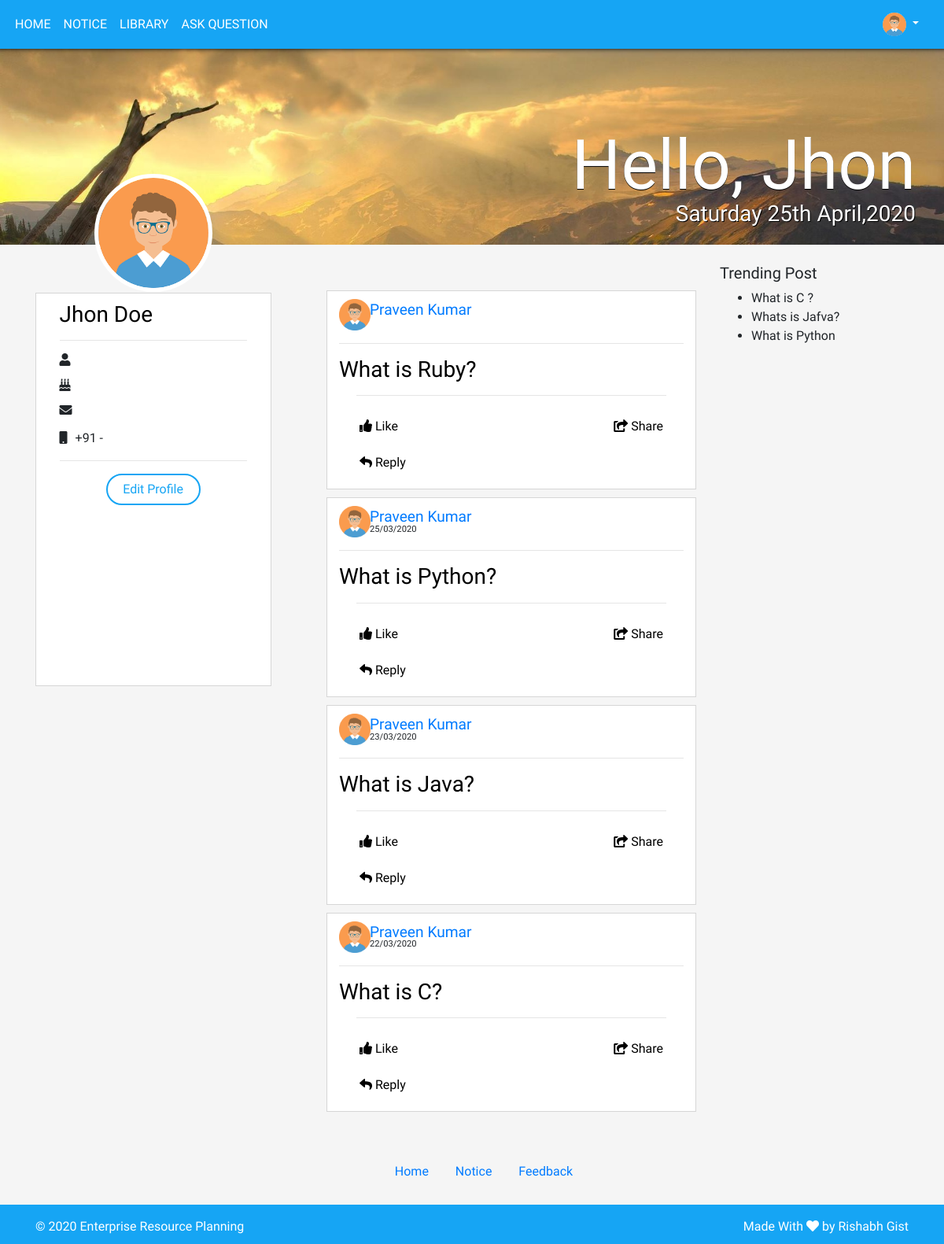
The app's page /user (signed in), older data.
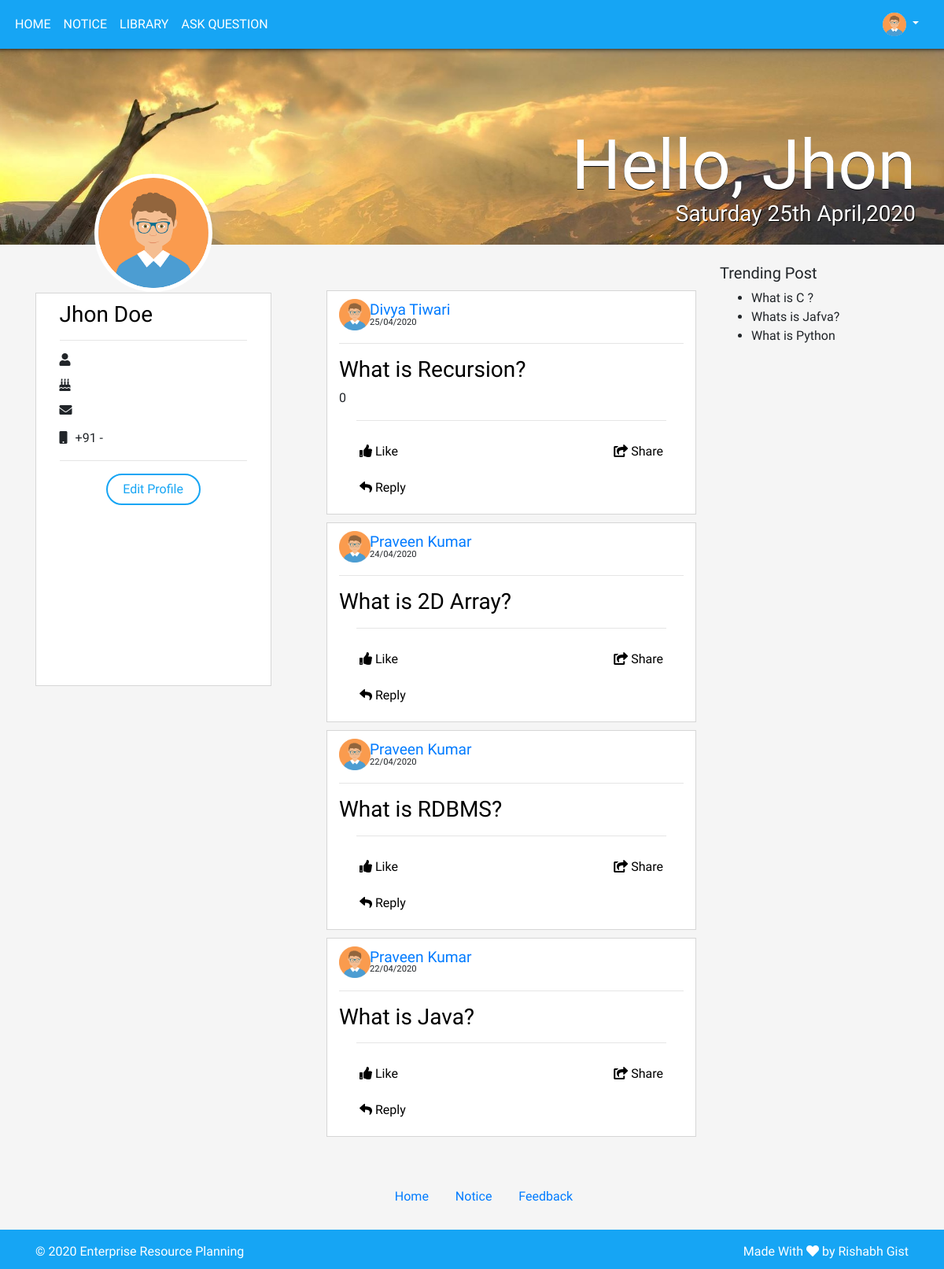
The same page, newer data.
### tables this page shows
CREATE TABLE IF NOT EXISTS `post` (
  `id` int(100) NOT NULL AUTO_INCREMENT,
  `posted_by` varchar(100) DEFAULT NULL,
  `post_title` varchar(100) DEFAULT NULL,
  `post_date` varchar(200) DEFAULT NULL,
  `likes` varchar(100) DEFAULT NULL,
  `status` varchar(100) NOT NULL,
  PRIMARY KEY (`id`)
);

CREATE TABLE IF NOT EXISTS `userdata` (
  `id` int(100) NOT NULL AUTO_INCREMENT,
  `loginId` varchar(100) NOT NULL,
  `course` varchar(100) NOT NULL,
  `fname` varchar(200) NOT NULL,
  `lname` varchar(100) NOT NULL,
  `father` varchar(100) NOT NULL,
  `mother` varchar(100) NOT NULL,
  `email` varchar(100) NOT NULL,
  `mobile` varchar(255) NOT NULL,
  `dob` varchar(50) NOT NULL,
  `session_from` varchar(100) DEFAULT NULL,
  `session_to` varchar(100) DEFAULT NULL,
  `address1` varchar(100) NOT NULL,
  `address2` varchar(100) NOT NULL,
  PRIMARY KEY (`id`),
  UNIQUE KEY `loginId` (`loginId`)
);

### user.php (called while the page is built)
<?php
include 'includes/header.php';
include 'includes/nav.php';
?>		<?php include 'includes/banner.php'; ?>
		<?php include 'includes/profile.php'; ?>
		<?php include 'includes/post.php'; ?>
		<?php include 'includes/trending.php'; ?>
<?php include 'includes/footer.php'; ?>

### includes/post.php (the view, shortened to what this page needs)
<?php
include 'db.php';
	$post_query = "SELECT * FROM post ORDER BY id DESC";
	$result = mysqli_query($con,$post_query);
?>
<div class="qa-post col-md-5">
		<?php
				$i = 0 ;
				$i_max = 4;
				while (($row = mysqli_fetch_assoc($result)) and ($i < $i_max)) {
						$id = $row['id'];
						$posted_by = $row['posted_by'];
						$post_title = $row['post_title'];
						$post_date = $row['post_date'];
						$post_like = $row['likes'];
						$find_user = "SELECT * FROM userdata WHERE loginId = '$posted_by'";
						$result2 = mysqli_query($con,$find_user);
						$row2 = mysqli_fetch_assoc($result2);
						$fname = $row2['fname'];
						$lname = $row2['lname'];
						$i++;
			?>
			<div class="post">
			<div class="row">
			<div class="col-md-1">
			<img src="img/profile.png" class="post-profile">
			</div>
			<div class="col-md-11">
						<a href="user.php" class="posted-name"><?php echo $fname.' '.$lname;?></a><br>
			<span class="post-time"><?php echo $post_date ?></span>
			</div>
			</div>
			<hr class="post-hr">
			<a href="qna.php?post_id=<?php echo $id;?>" class="profile-link"><h3 class="post-title"><?php echo $post_title ?></h3></a>
			<span><?php echo $post_like?></span>
			<hr class="hr-post">
				<div class="row">
					<div class="col">
				<a href="user.php?like=<?php echo $id ?>"><button class="btn-react"><i class="fas fa-thumbs-up"></i> Like</button></a>
				<a href="qna.php?"><button class="btn-react"><i class="fas fa-reply"></i> Reply</button> </a>
				</div>
				<div class="col" style="text-align: right;">
				<button class="btn-react"><i class="fas fa-share-square"></i> Share</button>
				</div>
				</div>
			</div>
			<?php
			}
			?>
</div>

### includes/header.php (shortened to what this page needs)
<?php include 'function.php';
    $con = mysqli_connect("localhost","root","","erp");
    if ($_SESSION['username']) {
       $user = $_SESSION['username'];
        $role = $_SESSION['role'];
        $student = "student";
        $teacher = "teacher";
        if ($role == $student || $role == $teacher ) {
                $query = "SELECT * FROM userdata WHERE loginId='$user'";
                $result = mysqli_query($con,$query);
                $user_detail = mysqli_fetch_assoc($result);
                $fname = $user_detail['fname'];
                $lname = $user_detail['lname'];
                $dob = $user_detail['dob'];
                $email = $user_detail['email'];
                $mobile = $user_detail['mobile'];
                $user_id = $user_detail['loginId'];
        }elseif ($role == 'admin') {
        $fname = "Jhon";
        $lname = "Doe";
            }
        }else{
                header('location:index.php');
            }
?>
<html>
<head>
    <link rel="stylesheet" type="text/css" href="css/style.css">
    <link rel="stylesheet" type="text/css" href="css/bootstrap.css">
    <link rel="stylesheet" type="text/css" href="https://cdnjs.cloudflare.com/ajax/libs/font-awesome/5.13.0/css/all.min.css">
</head>

### includes/nav.php (shortened to what this page needs)
<?php
if ($_SESSION['role'] == 'student' || $_SESSION['role'] == 'teacher') {
 $user = 'user';
}else{
  $user = 'admin';
}
 ?>
<?php
if ($_SESSION['role'] == 'student' || $_SESSION['role'] == 'admin' ) {
?>
<nav class="navbar fixed-top navbar-expand row">
        <ul class="navbar-nav">
            <li class="nav-item active">
                <a href="<?php echo $user; ?>" class="nav-link">HOME</a>
            </li>
            <li class="nav-item">
                <a href="notice" class="nav-link">NOTICE</a>
            </li>
            <li class="nav-item">
                <a href="library" class="nav-link">LIBRARY</a>
            </li>
            <li class="nav-item">
                <a href="post" class="nav-link">Ask Question</a>
            </li>
          </ul>
<?php } ?>
        <ul class="col-md-2 nav-profile">
           <li class="nav-item nav-profile">
            <div class="dropdown-container">
             <a class="nav-link dropdown-toggle" href="#" id="navbarDropdown" role="button" data-toggle="dropdown">
                    <img src="img/profile.png" class="profilePicNav">
                </a>
              </div>
             </li>
          </ul>
    </nav>
  <body class="bg">
<div class="page">

### includes/banner.php
<div class="coverContainer">
	<img src="img/cover.jpg" class="coverImage center-fit">
	<h3 class="head">Hello, <?php echo $fname; ?></h3>
	<h3 class="headDate"><?php echo date("l jS F,Y"); ?></h3>
	<img src="img/profile.png" class="profilePic">
</div>
<br>

### includes/profile.php
<div class="row" style="margin: auto;">
		<div class="col-md-4">
			<div class="container-profile">
				<a href="profile.php" class="profile-link"><h3><?php echo $fname.' '.$lname; ?></h3></a>
				<hr class="post-hr">
				<p><i class="fas fa-user ico"></i> <?php echo $user_id ?></p>
				<p><i class="fas fa-birthday-cake ico"></i> <?php echo  $dob?></p>
				<p><i class="fas fa-envelope ico"></i> <?php echo $email ?></p>
				<p><i class="fas fa-mobile ico"></i> +91 - <span> <?php echo $mobile ?></span></p>
				<hr class="post-hr">
				<center><a href="profile"><button class="btn-profile">Edit Profile</button></a></center>
			</div>
		</div>

### includes/trending.php
<div class="col-md-2">
		<h5>Trending Post</h5>
		<ul>
			<li>What is C ?</li>
			<li>Whats is Jafva?</li>
			<li>What is Python</li>
		</ul>
		</div>
	</div>

### includes/footer.php (shortened to what this page needs)
<div class="container-foot">
  <a href="#" class="footer-link">Home</a>
  <a href="#" class="footer-link">Notice</a>
  <a href="#" class="footer-link">Feedback</a>
</div>
</div>
</body>
<footer class="footer mt-auto py-3">
        <div class="container">
        <div class="row">
          <div class="container-footer col-md-6">
            <span>&copy; 2020 Enterprise Resource Planning</span>
          </div>
          <div class="container-footer-made col-md-6">
            <span>Made With <i class="fas fa-heart" style="color: #fff;"></i> by Rishabh Gist </span>
          </div>
     </div>
     </div>
    </footer>
</html>

### css/style.css (style rules this page uses)
html { margin: 0; height: 100%; }
body { position: relative; min-height: 100%; min-height: 100vh; }
.dropdown-container { position: relative; }
.page { min-height: 100%; }
.bg { background-color: #f5f5f5; font-family: 'Ubuntu', sans-serif; }
ul { width: 100%; }
.navbar { background-color: #16a5f4; box-shadow: 3px 8px 6px -8px black; padding: 0; }
.nav-link { color: #fff; text-transform: uppercase; }
ul { text-decoration: none; }
.profilePic { position: absolute; bottom: -60px; left: 120px; width: 150px; border-radius: 50%; z-index: 1; border:5px solid #fff; }
.profilePicNav { width: 30px; vertical-align: middle; border-radius: 50%; }
.profile-link { text-decoration: none; color: #000; }
.coverContainer { margin: auto; position: relative; }
.center-fit { max-width: 100%; max-height: 100vh; margin: auto; }
.head { position: absolute; bottom: 40px; right: 36px; color: #fff; font-size: 5.5rem; text-shadow: 0 1px #000; }
.headDate { position: absolute; bottom: 30px; right: 36px; line-height: 1.5px; color: #fff; text-shadow: 1px 1px #000; }
.container-profile { margin: 10% 10% 5% 8%; height: 500px; width: 300px; padding-left: 30px; padding-right: 30px; border:1px solid #d6d6d6; padding-top: 10px; background-color: #fff; }
.btn-profile { width:120px; height: 40px; border-radius: 30px; border:2px solid #16a5f4; background:none; color: #16a5f4; }
footer { background-color: #16a5f4; color: #fff; height: 50px; }
.container-footer-made { align-content: right; text-align: right; }
.qa-post { margin: 2% 0%; padding: 0; }
.hr-post { width: 90%; }
.post { margin: 10px 0; padding:10px 15px; background-color: #fff; border:1px solid #d6d6d6; }
.navbar-nav { margin-left: 10px; }
.nav-profile { align-content: right; text-align: right; display: -ms-flexbox; display: flex; -ms-flex-direction: column; flex-direction: column; padding-left: 0; margin-bottom: 0; list-style: none; }
.ico { margin-right: 6px; }
.btn-react { background: none; border: none; background-color: none; margin: 10px 20px; }
.posted-name { font-size: 1.2rem; }
.post-time { line-height: 2px; font-size: 0.7rem; margin-top: 5px; }
.post-profile { width: 40px; }
.container-foot { text-align: center; margin: 30px 0; }
.footer-link { margin-left: 30px; }

Row changes from the older to the newer data that the page shows:
removed post: userdata.fname "Praveen", userdata.lname "Kumar", post_title "What is Ruby?"
removed post: userdata.fname "Praveen", userdata.lname "Kumar", post_date "25/03/2020", post_title "What is Python?"
removed post: userdata.fname "Praveen", userdata.lname "Kumar", post_date "23/03/2020", post_title "What is Java?"
removed post: userdata.fname "Praveen", userdata.lname "Kumar", post_date "22/03/2020", post_title "What is C?"
added post: userdata.fname "Divya", userdata.lname "Tiwari", post_date "25/04/2020", post_title "What is Recursion?", likes "0"
added post: userdata.fname "Praveen", userdata.lname "Kumar", post_date "24/04/2020", post_title "What is 2D Array?"
added post: userdata.fname "Praveen", userdata.lname "Kumar", post_date "22/04/2020", post_title "What is RDBMS?"
added post: userdata.fname "Praveen", userdata.lname "Kumar", post_date "22/04/2020", post_title "What is Java?"
